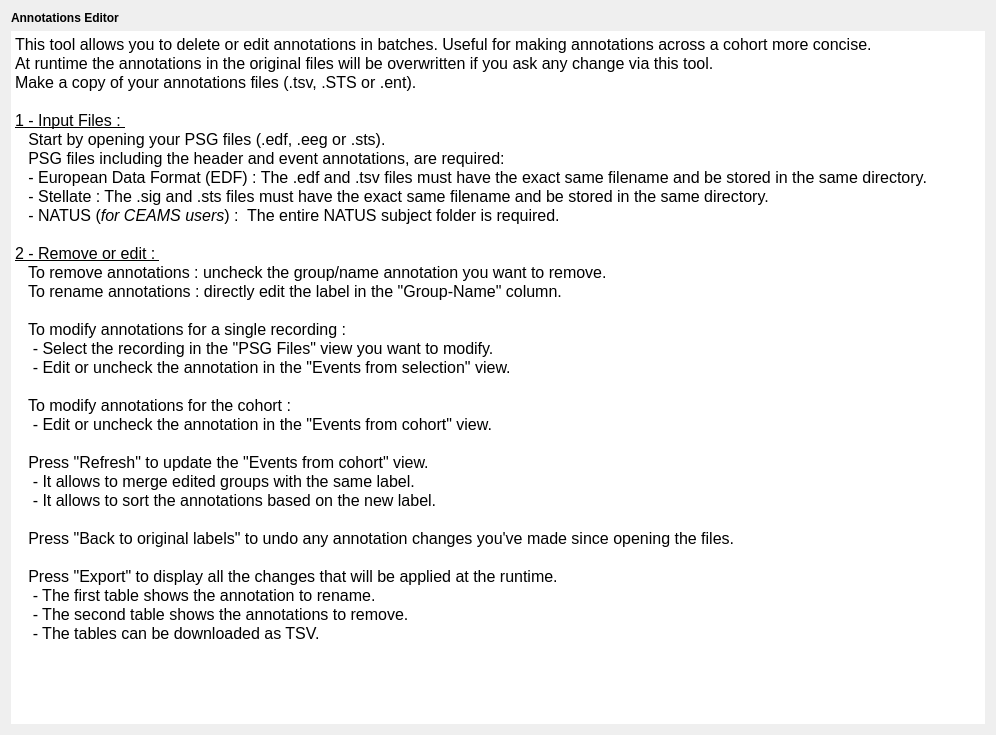
<?xml version="1.0" encoding="UTF-8"?>
<ui version="4.0">
 <class>AnnotIntroStep</class>
 <widget class="QWidget" name="AnnotIntroStep">
  <property name="geometry">
   <rect>
    <x>0</x>
    <y>0</y>
    <width>996</width>
    <height>735</height>
   </rect>
  </property>
  <property name="windowTitle">
   <string/>
  </property>
  <layout class="QHBoxLayout" name="horizontalLayout">
   <item>
    <layout class="QVBoxLayout" name="verticalLayout">
     <item>
      <widget class="QLabel" name="label">
       <property name="font">
        <font>
         <italic>false</italic>
         <bold>false</bold>
        </font>
       </property>
       <property name="text">
        <string>&lt;html&gt;&lt;head/&gt;&lt;body&gt;&lt;p&gt;&lt;span style=&quot; font-weight:600;&quot;&gt;Annotations Editor&lt;/span&gt;&lt;/p&gt;&lt;/body&gt;&lt;/html&gt;</string>
       </property>
      </widget>
     </item>
     <item>
      <widget class="QTextEdit" name="textEdit">
       <property name="frameShape">
        <enum>QFrame::Shape::NoFrame</enum>
       </property>
       <property name="frameShadow">
        <enum>QFrame::Shadow::Plain</enum>
       </property>
       <property name="readOnly">
        <bool>true</bool>
       </property>
       <property name="html">
        <string>&lt;!DOCTYPE HTML PUBLIC &quot;-//W3C//DTD HTML 4.0//EN&quot; &quot;http://www.w3.org/TR/REC-html40/strict.dtd&quot;&gt;
&lt;html&gt;&lt;head&gt;&lt;meta name=&quot;qrichtext&quot; content=&quot;1&quot; /&gt;&lt;meta charset=&quot;utf-8&quot; /&gt;&lt;style type=&quot;text/css&quot;&gt;
p, li { white-space: pre-wrap; }
hr { height: 1px; border-width: 0; }
li.unchecked::marker { content: &quot;\2610&quot;; }
li.checked::marker { content: &quot;\2612&quot;; }
&lt;/style&gt;&lt;/head&gt;&lt;body style=&quot; font-size:12pt; font-weight:400; font-style:normal;&quot;&gt;
&lt;p style=&quot; margin-top:0px; margin-bottom:0px; margin-left:0px; margin-right:0px; -qt-block-indent:0; text-indent:0px;&quot;&gt;This tool allows you to delete or edit annotations in batches. Useful for making annotations across a cohort more concise. &lt;/p&gt;
&lt;p style=&quot; margin-top:0px; margin-bottom:0px; margin-left:0px; margin-right:0px; -qt-block-indent:0; text-indent:0px;&quot;&gt;At runtime the annotations in the original files will be overwritten if you ask any change via this tool.&lt;/p&gt;
&lt;p style=&quot; margin-top:0px; margin-bottom:0px; margin-left:0px; margin-right:0px; -qt-block-indent:0; text-indent:0px;&quot;&gt;Make a copy of your annotations files (.tsv, .STS or .ent).&lt;/p&gt;
&lt;p style=&quot;-qt-paragraph-type:empty; margin-top:0px; margin-bottom:0px; margin-left:0px; margin-right:0px; -qt-block-indent:0; text-indent:0px;&quot;&gt;&lt;br /&gt;&lt;/p&gt;
&lt;p style=&quot; margin-top:0px; margin-bottom:0px; margin-left:0px; margin-right:0px; -qt-block-indent:0; text-indent:0px;&quot;&gt;&lt;span style=&quot; text-decoration: underline;&quot;&gt;1 - Input Files : &lt;/span&gt;&lt;/p&gt;
&lt;p style=&quot; margin-top:0px; margin-bottom:0px; margin-left:0px; margin-right:0px; -qt-block-indent:0; text-indent:0px;&quot;&gt;   Start by opening your PSG files (.edf, .eeg or .sts). &lt;/p&gt;
&lt;p style=&quot; margin-top:0px; margin-bottom:0px; margin-left:0px; margin-right:0px; -qt-block-indent:0; text-indent:0px;&quot;&gt;&lt;span style=&quot;&quot;&gt;   PSG files including the header and event annotations, are required:&lt;/span&gt;&lt;/p&gt;
&lt;p style=&quot; margin-top:0px; margin-bottom:0px; margin-left:0px; margin-right:0px; -qt-block-indent:0; text-indent:0px;&quot;&gt;&lt;span style=&quot;&quot;&gt;   - European Data Format (EDF) : The .edf and .tsv files must have the exact same filename and be stored in the same directory.&lt;/span&gt;&lt;/p&gt;
&lt;p style=&quot; margin-top:0px; margin-bottom:0px; margin-left:0px; margin-right:0px; -qt-block-indent:0; text-indent:0px;&quot;&gt;&lt;span style=&quot;&quot;&gt;   - Stellate : The .sig and .sts files must have the exact same filename and be stored in the same directory.&lt;/span&gt;&lt;/p&gt;
&lt;p style=&quot; margin-top:0px; margin-bottom:0px; margin-left:0px; margin-right:0px; -qt-block-indent:0; text-indent:0px;&quot;&gt;&lt;span style=&quot;&quot;&gt;   - NATUS (&lt;/span&gt;&lt;span style=&quot; font-style:italic;&quot;&gt;for CEAMS users&lt;/span&gt;&lt;span style=&quot;&quot;&gt;) : &lt;/span&gt;&lt;span style=&quot;&quot;&gt; The entire NATUS subject folder is required.&lt;/span&gt;&lt;/p&gt;
&lt;p style=&quot;-qt-paragraph-type:empty; margin-top:0px; margin-bottom:0px; margin-left:0px; margin-right:0px; -qt-block-indent:0; text-indent:0px;&quot;&gt;&lt;br /&gt;&lt;/p&gt;
&lt;p style=&quot; margin-top:0px; margin-bottom:0px; margin-left:0px; margin-right:0px; -qt-block-indent:0; text-indent:0px;&quot;&gt;&lt;span style=&quot; text-decoration: underline;&quot;&gt;2 - Remove or edit : &lt;/span&gt;&lt;/p&gt;
&lt;p style=&quot; margin-top:0px; margin-bottom:0px; margin-left:0px; margin-right:0px; -qt-block-indent:0; text-indent:0px;&quot;&gt;   To remove annotations : uncheck the group/name annotation you want to remove.&lt;/p&gt;
&lt;p style=&quot; margin-top:0px; margin-bottom:0px; margin-left:0px; margin-right:0px; -qt-block-indent:0; text-indent:0px;&quot;&gt;   To rename annotations : directly edit the label in the &amp;quot;Group-Name&amp;quot; column.&lt;/p&gt;
&lt;p style=&quot;-qt-paragraph-type:empty; margin-top:0px; margin-bottom:0px; margin-left:0px; margin-right:0px; -qt-block-indent:0; text-indent:0px;&quot;&gt;&lt;br /&gt;&lt;/p&gt;
&lt;p style=&quot; margin-top:0px; margin-bottom:0px; margin-left:0px; margin-right:0px; -qt-block-indent:0; text-indent:0px;&quot;&gt;   To modify annotations for a single recording :&lt;/p&gt;
&lt;p style=&quot; margin-top:0px; margin-bottom:0px; margin-left:0px; margin-right:0px; -qt-block-indent:0; text-indent:0px;&quot;&gt;    - Select the recording in the &amp;quot;PSG Files&amp;quot; view you want to modify.&lt;/p&gt;
&lt;p style=&quot; margin-top:0px; margin-bottom:0px; margin-left:0px; margin-right:0px; -qt-block-indent:0; text-indent:0px;&quot;&gt;    - Edit or uncheck the annotation in the &amp;quot;Events from selection&amp;quot; view.&lt;/p&gt;
&lt;p style=&quot;-qt-paragraph-type:empty; margin-top:0px; margin-bottom:0px; margin-left:0px; margin-right:0px; -qt-block-indent:0; text-indent:0px;&quot;&gt;&lt;br /&gt;&lt;/p&gt;
&lt;p style=&quot; margin-top:0px; margin-bottom:0px; margin-left:0px; margin-right:0px; -qt-block-indent:0; text-indent:0px;&quot;&gt;   To modify annotations for the cohort :&lt;/p&gt;
&lt;p style=&quot; margin-top:0px; margin-bottom:0px; margin-left:0px; margin-right:0px; -qt-block-indent:0; text-indent:0px;&quot;&gt;    - Edit or uncheck the annotation in the &amp;quot;Events from cohort&amp;quot; view.&lt;/p&gt;
&lt;p style=&quot;-qt-paragraph-type:empty; margin-top:0px; margin-bottom:0px; margin-left:0px; margin-right:0px; -qt-block-indent:0; text-indent:0px;&quot;&gt;&lt;br /&gt;&lt;/p&gt;
&lt;p style=&quot; margin-top:0px; margin-bottom:0px; margin-left:0px; margin-right:0px; -qt-block-indent:0; text-indent:0px;&quot;&gt;   Press &amp;quot;Refresh&amp;quot; to update the &amp;quot;Events from cohort&amp;quot; view.&lt;/p&gt;
&lt;p style=&quot; margin-top:0px; margin-bottom:0px; margin-left:0px; margin-right:0px; -qt-block-indent:0; text-indent:0px;&quot;&gt;    - It allows to merge edited groups with the same label.&lt;/p&gt;
&lt;p style=&quot; margin-top:0px; margin-bottom:0px; margin-left:0px; margin-right:0px; -qt-block-indent:0; text-indent:0px;&quot;&gt;    - It allows to sort the annotations based on the new label.&lt;/p&gt;
&lt;p style=&quot;-qt-paragraph-type:empty; margin-top:0px; margin-bottom:0px; margin-left:0px; margin-right:0px; -qt-block-indent:0; text-indent:0px;&quot;&gt;&lt;br /&gt;&lt;/p&gt;
&lt;p style=&quot; margin-top:0px; margin-bottom:0px; margin-left:0px; margin-right:0px; -qt-block-indent:0; text-indent:0px;&quot;&gt;   Press &amp;quot;Back to original labels&amp;quot; to undo any annotation changes you've made since opening the files.&lt;/p&gt;
&lt;p style=&quot;-qt-paragraph-type:empty; margin-top:0px; margin-bottom:0px; margin-left:0px; margin-right:0px; -qt-block-indent:0; text-indent:0px;&quot;&gt;&lt;br /&gt;&lt;/p&gt;
&lt;p style=&quot; margin-top:0px; margin-bottom:0px; margin-left:0px; margin-right:0px; -qt-block-indent:0; text-indent:0px;&quot;&gt;   Press &amp;quot;Export&amp;quot; to display all the changes that will be applied at the runtime.&lt;/p&gt;
&lt;p style=&quot; margin-top:0px; margin-bottom:0px; margin-left:0px; margin-right:0px; -qt-block-indent:0; text-indent:0px;&quot;&gt;    - The first table shows the annotation to rename.&lt;/p&gt;
&lt;p style=&quot; margin-top:0px; margin-bottom:0px; margin-left:0px; margin-right:0px; -qt-block-indent:0; text-indent:0px;&quot;&gt;    - The second table shows the annotations to remove.&lt;/p&gt;
&lt;p style=&quot; margin-top:0px; margin-bottom:0px; margin-left:0px; margin-right:0px; -qt-block-indent:0; text-indent:0px;&quot;&gt;    - The tables can be downloaded as TSV.&lt;/p&gt;&lt;/body&gt;&lt;/html&gt;</string>
       </property>
      </widget>
     </item>
    </layout>
   </item>
  </layout>
 </widget>
 <resources>
  <include location="../../../../../snooz-toolbox/src/main/python/ui/themes/themes.qrc"/>
 </resources>
 <connections/>
</ui>
